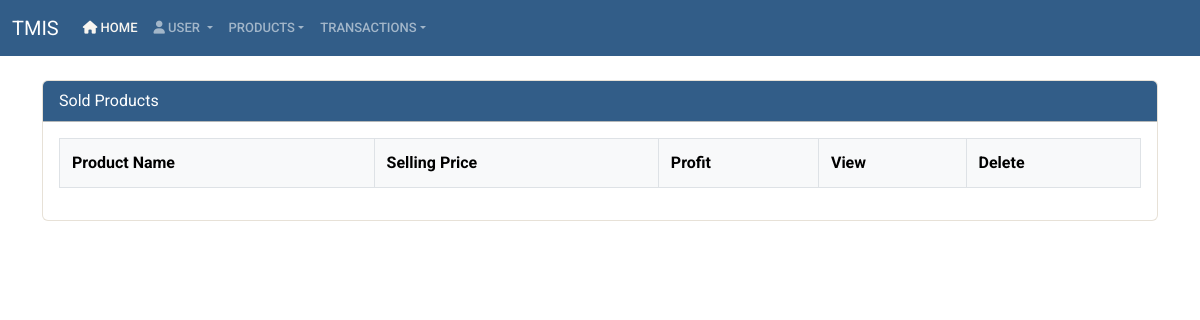
/sold_products/, run on an earlier commit of the app's database.
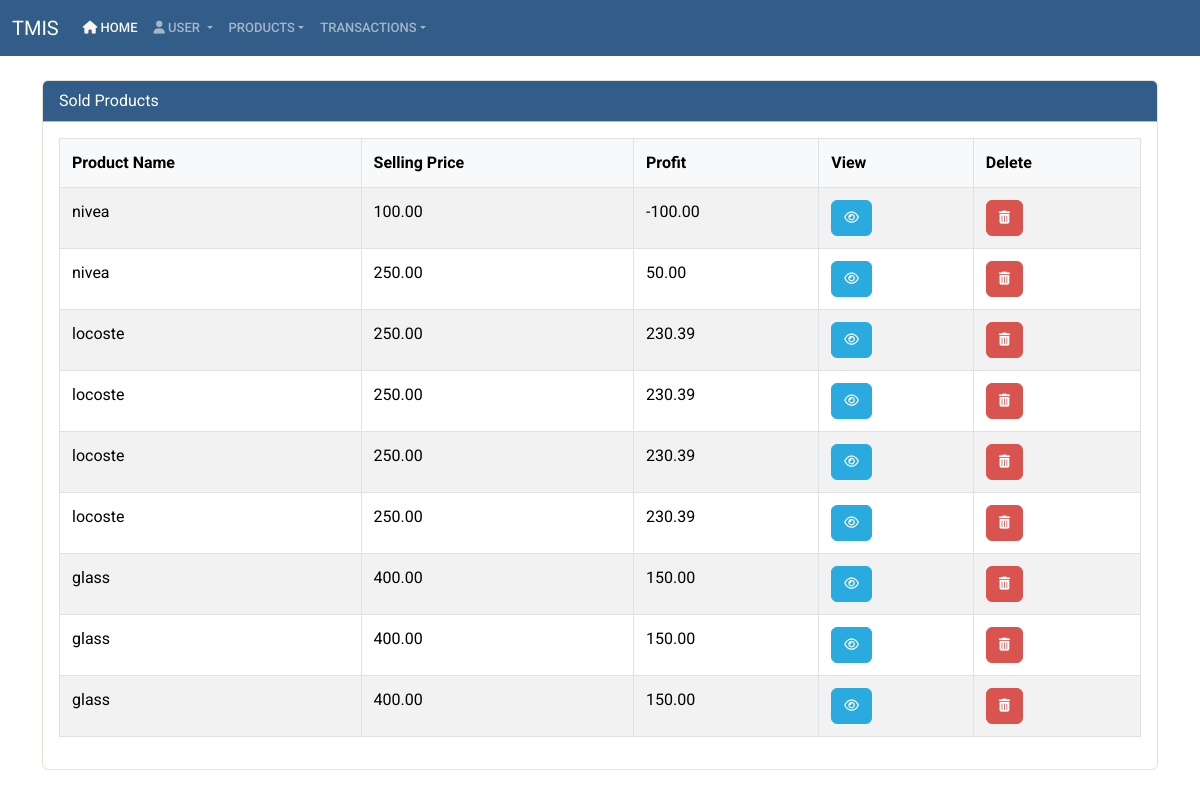
And on a later commit of the database.
### app/models.py (models this page shows, shortened)
class SoldProduct(models.Model):
    product_name = models.CharField(max_length=200)
    product_description = models.TextField(blank=True, null=True)
    purchasing_price = models.DecimalField(max_digits=10, decimal_places=2)
    selling_price = models.DecimalField(max_digits=10, decimal_places=2)
    tax_collection = models.ForeignKey(Tax, on_delete=models.CASCADE, default=1)
    expected_profit = models.DecimalField(max_digits=10, decimal_places=2, editable=False)
    barcode = models.CharField(max_length=100, blank=True, null=True)
    expiry_date = models.DateField(null=True, blank=True)
    category = models.ForeignKey(ProductCategory, on_delete=models.CASCADE)
    profit = models.DecimalField(max_digits=10, decimal_places=2, editable=False)
    user = models.ForeignKey(User, on_delete=models.CASCADE)
    created_at = models.DateTimeField(auto_now_add=True)
    updated_at = models.DateTimeField(auto_now=True)

### app/views.py (the view)
# urls.py: path('sold_products/', views.sold_product_list, name='sold_product_list'),
def sold_product_list(request):
    sold_products = SoldProduct.objects.all()
    return render(request, 'sold_product_list.html', {'sold_products': sold_products})

### app/templates/sold_product_list.html (shortened to what this page needs)
{% extends 'base.html' %}
{% load crispy_forms_tags %}
{% block content %}
<div class="container mt-1">
<div class="card">
    <div class="card-header bg-primary text-white"> Sold Products</div>
    <div class="card-body">
        <div class="table-responsive">
    <table id="soldProductTable" class="table table-striped">
        <thead>
            <tr>
                <th>Product Name</th>
                <th>Selling Price</th>
                <th>Profit</th>
                <th>View</th>
                <th>Delete</th>
            </tr>
        </thead>
        <tbody>
            {% for product in sold_products %}
            <tr>
                <td>{{ product.product_name }}</td>
                <td>{{ product.selling_price }}</td>
                <td>{{ product.profit }}</td>
                <td>
                    <button class="btn btn-info view-button" data-id="{{ product.id }}">
                        <i class="fa fa-eye"></i>
                    </button>
                </td>
                <td>
                    <button class="btn btn-danger delete-button" data-id="{{ product.id }}">
                        <i class="fa fa-trash"></i>
                    </button>
                </td>
            </tr>
            {% endfor %}
        </tbody>
    </table>
</div>
{% endblock %}

What changed in the data, as far as the page shows it:
added SoldProduct: product_name "nivea", selling_price "100.00", profit "-100.00"
added SoldProduct: product_name "nivea", selling_price "250.00", profit "50.00"
added SoldProduct: product_name "locoste", selling_price "250.00", profit "230.39"
added SoldProduct: product_name "locoste", selling_price "250.00", profit "230.39"
added SoldProduct: product_name "locoste", selling_price "250.00", profit "230.39"
added SoldProduct: product_name "locoste", selling_price "250.00", profit "230.39"
added SoldProduct: product_name "glass", selling_price "400.00", profit "150.00"
added SoldProduct: product_name "glass", selling_price "400.00", profit "150.00"
added SoldProduct: product_name "glass", selling_price "400.00", profit "150.00"
